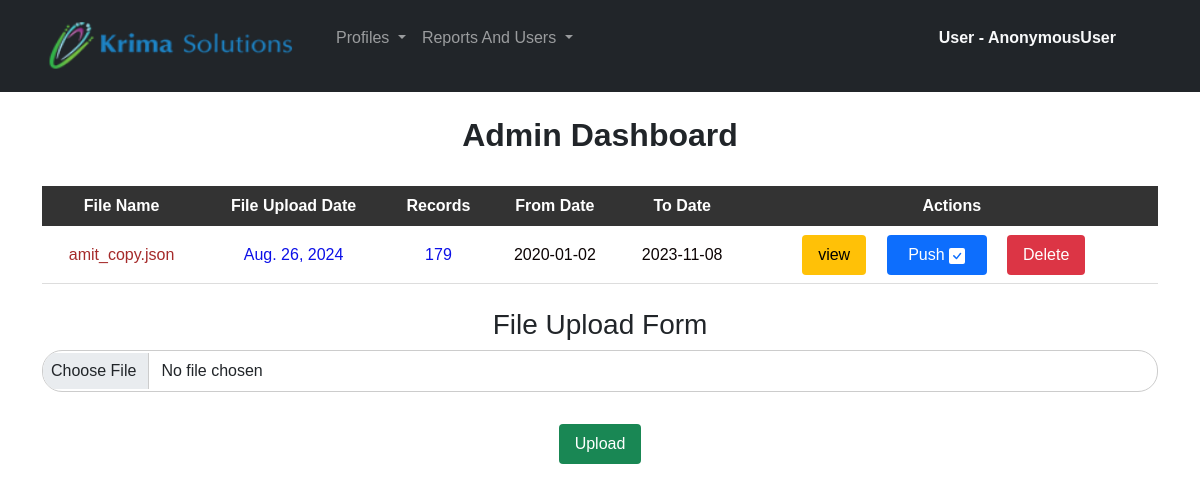
Page /dashboard on the earlier database version.
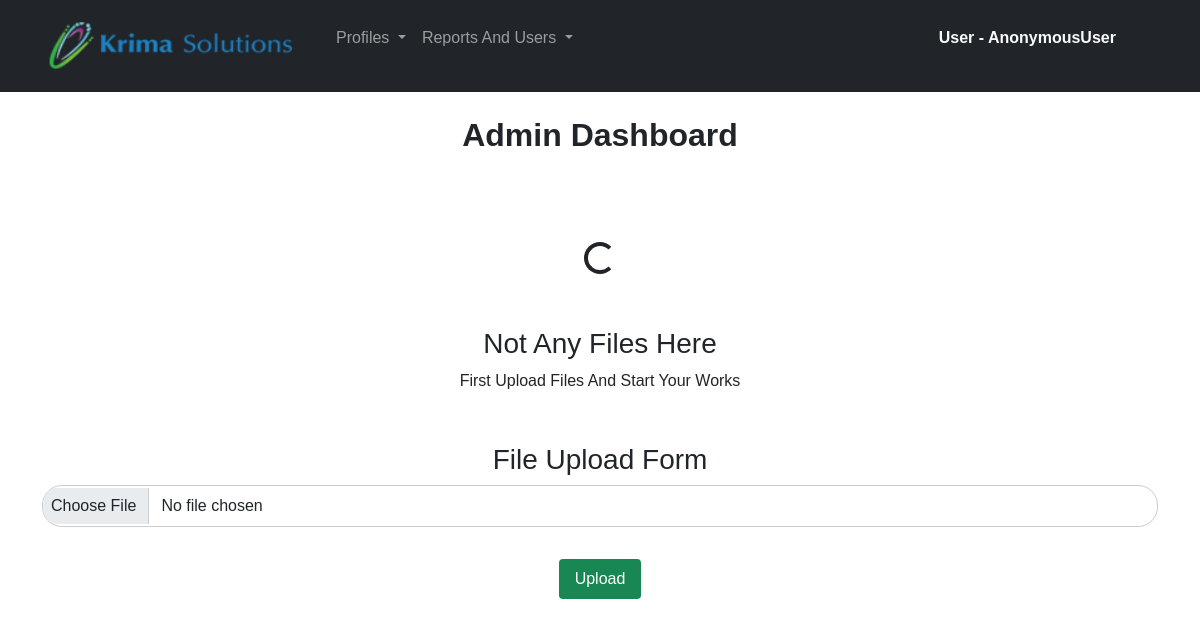
Same page on the later database version.
### App/models.py (models this page shows, shortened)
class My_Upload_file(models.Model):
    file=models.FileField()
    count=models.IntegerField(null=True)
    o_len=models.IntegerField(null=True)
    from_date=models.CharField(max_length=100,null=True)
    to_date=models.CharField(max_length=100,null=True)
    status=models.BooleanField(default=False)
    date=models.DateField(auto_now=True)

### App/views.py (the view)
# urls.py: path('dashboard',v.AdminDashboard),
def AdminDashboard(request):
    user=request.user
    file_data=My_Upload_file.objects.all()
    data={'data':file_data}
    try:
        list_date=[]
        date_obj=[]
        if request.method=='POST':
            u=My_Upload_file()
            fsh=request.FILES.get('file')
            u.file=fsh
            u.save()
        with open(f'{settings.BASE_DIR}//{fsh}','r') as f:
            f1=json.load(f)
        u.count=len(f1)
        u.o_len=len(f1)
        for i in f1:
            if i['Date'] != 'None' or i['Date'] != 'null':
               list_date.append((i['Date']))
        for i in list_date:
            date_str =i
            datetime_object = datetime.strptime(date_str,'%Y-%m-%d')
            date_object = datetime_object.date()
            date_obj.append(date_object)
        sorted_date=sorted(date_obj)
        u.from_date=sorted_date[0]
        u.to_date=sorted_date[-1]
        u.save()
        messages.success(request,'File Uploaded Successfully')
        return redirect('/dashboard')
    except:
        ...
    return render(request,'admin_temps/admin_home.html',data)

### App/templates/admin_temps/admin_home.html (shortened to what the changed rows need)
<!DOCTYPE html>
<html lang="en">
<head>
    {%load static%}
    <link href="https://cdn.jsdelivr.net/npm/bootstrap@5.0.2/dist/css/bootstrap.min.css" rel="stylesheet"
>
</head>
<body>
    <div class="container">
        <h2 class="text-center text-dark" style="font-weight: 700;">
           Admin Dashboard
        </h2>
        {% if data %}
        <table class="table table-hover">
            <thead>
                <tr>
                    <th scope="col">File Name</th>
                    <th scope="col">File Upload Date</th>
                    <th scope="col">Records</th>
                    <th scope="col">From Date</th>
                    <th scope="col">To Date</th>
                    <th scope="col">Actions</th>
                </tr>
            </thead>
            {% for i in data %}
            <tbody>
                <tr>
                    <td style="font-size:16px;font-weight: 500;color:brown;">
                      <abbr title="{{ i.file }}" style="text-decoration: none;">{{ i.file|truncatechars:20 }}</abbr>
                    </td>
                    <td style="font-size: 16px;font-weight: 500;color:rgb(12, 16, 231);">{{ i.date }}</td>
                    <td style="font-size: 16px;font-weight: 500;color:rgb(12, 16, 231);">{{ i.count }}</td>
                    <td style="font-size: 16px;font-weight: 500;color:rgb(11, 3, 3);">{{ i.from_date }}</td>
                    <td style="font-size: 16px;font-weight: 500;color:rgb(11, 3, 3);">{{ i.to_date }}</td>
                    <td>
                        {%if i.status %}
                        <a href="view_file/{{i.id}}" class="btn btn-warning">view</a>
                        <a href="push/{{i.id}}" class="btn btn-primary" type="submit" style="width: 100px;">Push </a>
                        <a href="delete_file/{{i.id}}" class="btn btn-danger">Delete</a>
                    {%endif%}
                    </td>
                </tr>
            </tbody>
            {% endfor %}
        </table>
        {%else%}
        <div class="container text-center" style="margin-top: 40px;margin-bottom: 50px;">
            <div class="spinner-border m-5" role="status">
            </div>
            <h3>Not Any Files Here</h3>
            <p>First Upload Files And Start Your Works</p>
        </div>
        {%endif%}
    </div>
</body>
</html>

Differences in the rows shown:
removed My_Upload_file: file "amit_copy.json", date "Aug. 26, 2024", count "179", from_date "2020-01-02", to_date "2023-11-08"
Other differences:
text no longer shown: "File Name File Upload Date Records From Date To Date Actions"
text now shown: "Not Any Files Here First Upload Files And Start Your Works"
